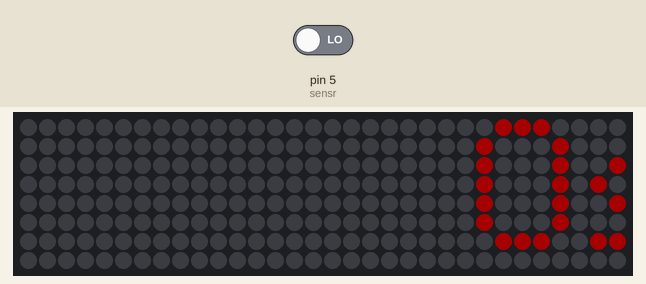
Recording of a sketch running on a simulated Arduino Uno, built with avr-gcc and run on an emulated ATmega328P. On the bench: 32×8 RGB LED matrix (first LED top left, wired row by row). The test bench sets the inputs (shaded band); at power-on: pin 5 (sensr) LOW. Dim RGB values are drawn brighter than linear; what the sketch prints to the serial monitor is not drawn.

Above: at 1.2 s.
1.3 s: pin 5 (sensr) driven HIGH
3.3 s: pin 5 (sensr) driven LOW
At 12.73 s:
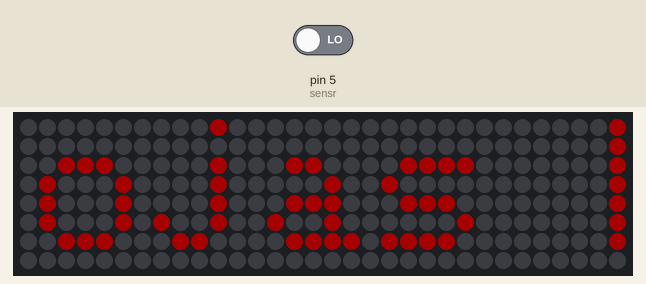
At 28.9 s:
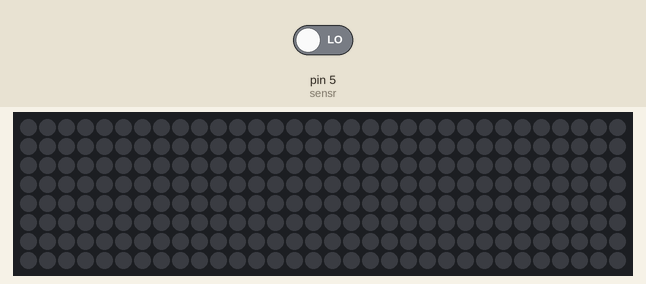

The sketch:

Photo_Interruptor_-_Display_de_matriz_LED.ino
```cpp
#include <Adafruit_GFX.h>
#include <Adafruit_NeoMatrix.h>
#include <Adafruit_NeoPixel.h>
#ifndef PSTR
#define PSTR // Make Arduino Due happy
#endif

#define PIN 14
int sensr = 5;
int val;
String res;

// Forma en la que se va a imprimir el valor
Adafruit_NeoMatrix matrix = Adafruit_NeoMatrix(8, 8, 4, 1, PIN,
  NEO_TILE_TOP   + NEO_TILE_LEFT   + NEO_TILE_COLUMNS   + NEO_TILE_PROGRESSIVE +
  NEO_MATRIX_TOP + NEO_MATRIX_LEFT + NEO_MATRIX_COLUMNS + NEO_MATRIX_ZIGZAG,
  NEO_GRB + NEO_KHZ800);

const uint16_t colors[] = {
  matrix.Color(255, 0, 0), matrix.Color(0, 255, 0), matrix.Color(0, 0, 255) };

void setup() {
  matrix.begin();
  matrix.setTextWrap(false);
  matrix.setBrightness(40);
  matrix.setTextColor(colors[0]);
  pinMode (sensr, INPUT);
  Serial.begin(9600);
}

int x    = matrix.width();
int pass = 0;

void loop() {
  // Se lee el sensor y de acuerdo al valor se muestra un mensaje en la matríz
  val = digitalRead (sensr);
  if (val == HIGH) {
    res = "Apagado";
  }else{
    res = "Encendido";
  }
  String imp = "Oscar Rojas "+res;
  Serial.println(imp);

  // Mover el mensaje por la matríz
  matrix.fillScreen(0);
  matrix.setCursor(x, 0);
  matrix.print(imp);
  if(--x < -150) {
    x = matrix.width();
    if(++pass >= 3) pass = 0;
    matrix.setTextColor(colors[pass]);
  }
  matrix.show();
  delay(100);
}
```
